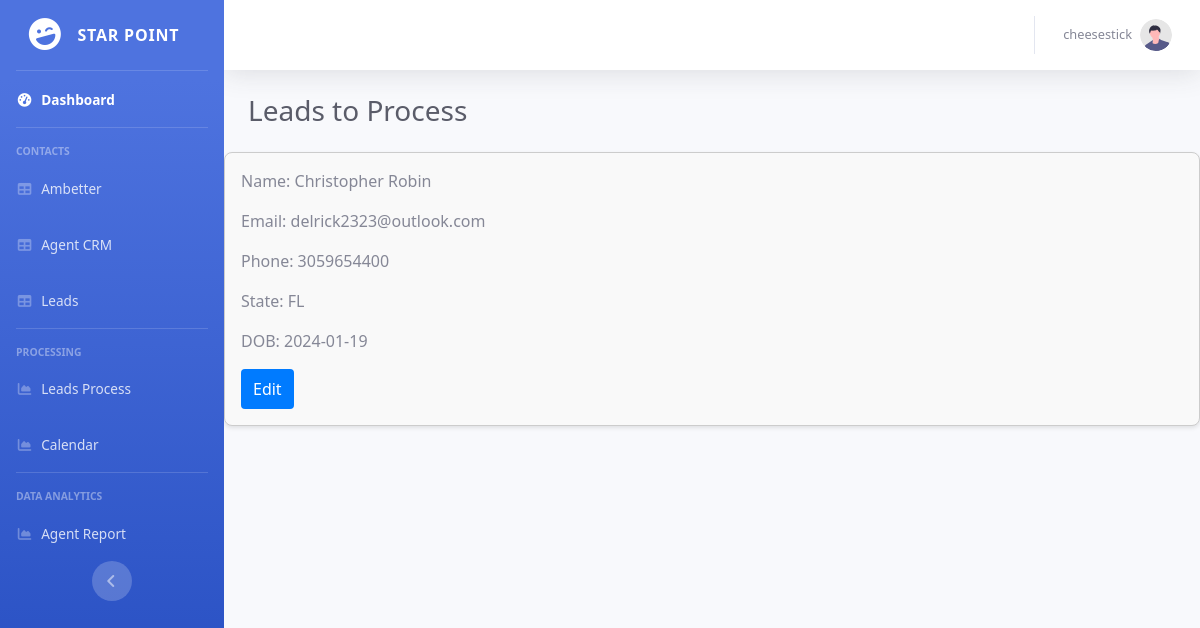
The page /view/CRM/lead_process.php?status=error (signed in) on the database as committed earlier.
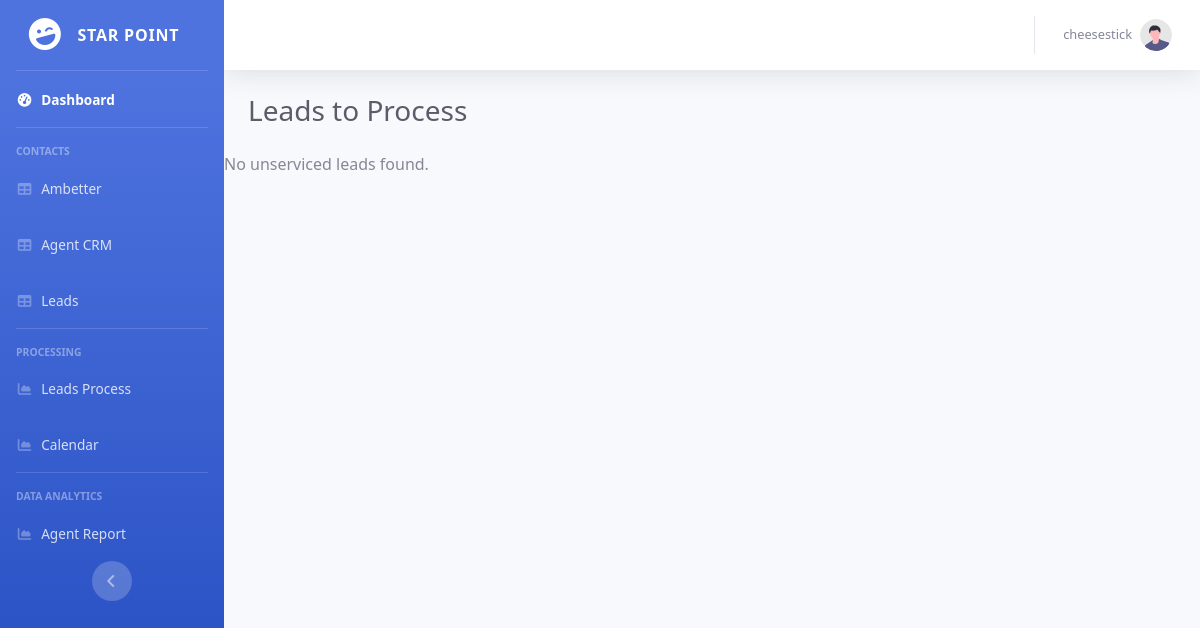
The same page on the database as committed later.
### tables this page shows
CREATE TABLE `Leads` (
  `id` int NOT NULL,
  `first_name` varchar(50) NOT NULL,
  `last_name` varchar(50) NOT NULL,
  `email` varchar(255) NOT NULL,
  `phone` varchar(30) NOT NULL,
  `state` varchar(50) NOT NULL,
  `DOB` date NOT NULL,
  `serviced` tinyint(1) NOT NULL DEFAULT '0',
  `created` datetime NOT NULL DEFAULT CURRENT_TIMESTAMP,
  `recontact_date` datetime DEFAULT NULL,
  `notes` varchar(500) DEFAULT NULL
);

### View/CRM/lead_process.php (the view, shortened to what this page needs)
<?php
include '../../php/functions.php';
$pdo = pdo_connect_mysql();
$query = "SELECT id, first_name, last_name, email, phone, state, DOB FROM Leads WHERE serviced = false ORDER BY created ASC";
$stmt = $pdo->prepare($query);
$stmt->execute();
?>
<?=CRM_header("Lead-Processing")?>
<div id="content-wrapper" class="d-flex flex-column">
    <div id="content">
        <?= CRM_topbar($_SESSION) ?>
        <div class="container-fluid">
            <div class="d-sm-flex align-items-center justify-content-between mb-4">
                    <h1 class="h3 mb-0 text-gray-800">Leads to Process</h1>
            </div>
        </div>
        <?php
        if ($stmt->rowCount() > 0) {
            while ($row = $stmt->fetch(PDO::FETCH_ASSOC)) {
                echo "<div class='lead-card'>";
                echo "<p>Name: " . htmlspecialchars($row["first_name"]) . " " . htmlspecialchars($row["last_name"]) . "</p>";
                echo "<p>Email: " . htmlspecialchars($row["email"]) . "</p>";
                echo "<p>Phone: " . htmlspecialchars($row["phone"]) . "</p>";
                echo "<p>State: " . htmlspecialchars($row["state"]) . "</p>";
                echo "<p>DOB: " . htmlspecialchars($row["DOB"]) . "</p>";
                echo "<button onclick='toggleForm(" . $row["id"] . ")' class='edit-btn'>Edit</button>";
                echo "</div>";
            }
        } else {
            echo "No unserviced leads found.";
        }
        ?>
    </div>
</div>

### php/functions.php (shortened to what this page needs)
<?php
function CRM_header($title) {
    echo <<<EOT
<!DOCTYPE html>
<html lang="en">
<head>
    <title>$title</title>
    <link href="../../vendor/fontawesome-free/css/all.min.css" rel="stylesheet" type="text/css">
    <link href="../../css/CRM/sb-admin-2.min.css" rel="stylesheet">
    <link href="../../vendor/datatables/dataTables.bootstrap4.min.css" rel="stylesheet">
    <link href="../../css/CRM/style.css" rel="stylesheet">
</head>
<body id="page-top">
    <div id="wrapper">
        <ul class="navbar-nav bg-gradient-primary sidebar sidebar-dark accordion" id="accordionSidebar">
            <a class="sidebar-brand d-flex align-items-center justify-content-center" href="index.php">
                <div class="sidebar-brand-icon rotate-n-15">
                    <i class="fas fa-laugh-wink"></i>
                </div>
                <div class="sidebar-brand-text mx-3">Star Point</div>
            </a>
            <hr class="sidebar-divider my-0">
            <li class="nav-item active">
                <a class="nav-link" href="index.php">
                    <i class="fas fa-fw fa-tachometer-alt"></i>
                    <span>Dashboard</span></a>
            </li>
            <hr class="sidebar-divider">
            <div class="sidebar-heading">
                Contacts
            </div>
            <li class="nav-item">
                <a class="nav-link" href="ambetter.php">
                    <i class="fas fa-fw fa-table"></i>
                    <span>Ambetter</span></a>
            </li>
            <li class="nav-item">
                <a class="nav-link" href="agentcrm.php">
                    <i class="fas fa-fw fa-table"></i>
                    <span>Agent CRM</span></a>
            </li>
            <li class="nav-item">
                <a class="nav-link" href="leads.php">
                    <i class="fas fa-fw fa-table"></i>
                    <span>Leads</span></a>
            </li>
            <hr class="sidebar-divider d-none d-md-block">
            <div class="sidebar-heading">
                Processing
            </div>
            <li class="nav-item">
                <a class="nav-link" href="lead_process.php">
                    <i class="fas fa-fw fa-chart-area"></i>
                    <span>Leads Process</span></a>
            </li>
            <li class="nav-item">
                <a class="nav-link" href="calendar.php">
                    <i class="fas fa-fw fa-chart-area"></i>
                    <span>Calendar</span></a>
            </li>
            <hr class="sidebar-divider d-none d-md-block">
            <div class="sidebar-heading">
                Data Analytics
            </div>
            <li class="nav-item">
                <a class="nav-link" href="ambetter-report.php">
                    <i class="fas fa-fw fa-chart-area"></i>
                    <span>Agent Report</span></a>
            </li>
            <div class="text-center d-none d-md-inline">
                <button class="rounded-circle border-0" id="sidebarToggle"></button>
            </div>
        </ul>
EOT;
}
function CRM_topbar($session_data) {
    $name = htmlspecialchars((string)$session_data["name"]);
    echo <<<EOT
        <nav class="navbar navbar-expand navbar-light bg-white topbar mb-4 static-top shadow">
        <!-- Topbar Search
        <form class="d-none d-sm-inline-block form-inline mr-auto ml-md-3 my-2 my-md-0 mw-100 navbar-search">
            <div class="input-group">
                <input type="text" class="form-control bg-light border-0 small" placeholder="Search for..." aria-label="Search" aria-describedby="basic-addon2" data-ddg-inputtype="unknown">
                <div class="input-group-append">
                    <button class="btn btn-primary" type="button">
                        <i class="fas fa-search fa-sm"></i>
                    </button>
                </div>
            </div>
        </form>
        -->
        <ul class="navbar-nav ml-auto">
            <div class="topbar-divider d-none d-sm-block"></div>
            <li class="nav-item dropdown no-arrow">
                <a class="nav-link dropdown-toggle" href="#" id="userDropdown" role="button" data-toggle="dropdown" aria-haspopup="true" aria-expanded="false">
                    <span class="mr-2 d-none d-lg-inline text-gray-600 small">
                        $name
                    </span>
                    <img class="img-profile rounded-circle" src="../../img/undraw_profile.svg">
                </a>
                <div class="dropdown-menu dropdown-menu-right shadow animated--grow-in" aria-labelledby="userDropdown">
                    <a class="dropdown-item" href="profile.php">
                        <i class="fas fa-user fa-sm fa-fw mr-2 text-gray-400"></i>
                        Profile
                    </a>
                    <div class="dropdown-divider"></div>
                    <a class="dropdown-item" href="#" data-toggle="modal" data-target="#logoutModal">
                        <i class="fas fa-sign-out-alt fa-sm fa-fw mr-2 text-gray-400"></i>
                        Logout
                    </a>
                </div>
            </li>
        </ul>
        </nav>
    EOT;
}
?>

### css/CRM/style.css (style rules this page uses)
* { box-sizing: border-box; font-family: system-ui, "Segoe UI", Roboto, Helvetica, Arial, sans-serif, "Apple Color Emoji", "Segoe UI Emoji", "Segoe UI Symbol"; font-size: 16px; }
body { background-color: #FFFFFF; margin: 0; }

### View/CRM/lead_process.php (style rules this page uses)
.lead-card { border: 1px solid #ccc; border-radius: 8px; padding: 16px; margin: 16px 0; background-color: #f9f9f9; box-shadow: 0 2px 4px rgba(0,0,0,0.1); transition: box-shadow 0.3s ease-in-out; }
.edit-btn { background-color: #007bff; color: white; border: none; padding: 8px 12px; border-radius: 4px; cursor: pointer; }

Rows that differ between the two databases and show on the page:
removed leads: first_name "Christopher", last_name "Robin", email "delrick2323@outlook.com", phone "3059654400", state "FL", DOB "2024-01-19"
Other text that changed with them:
text now shown: "No unserviced leads found."
